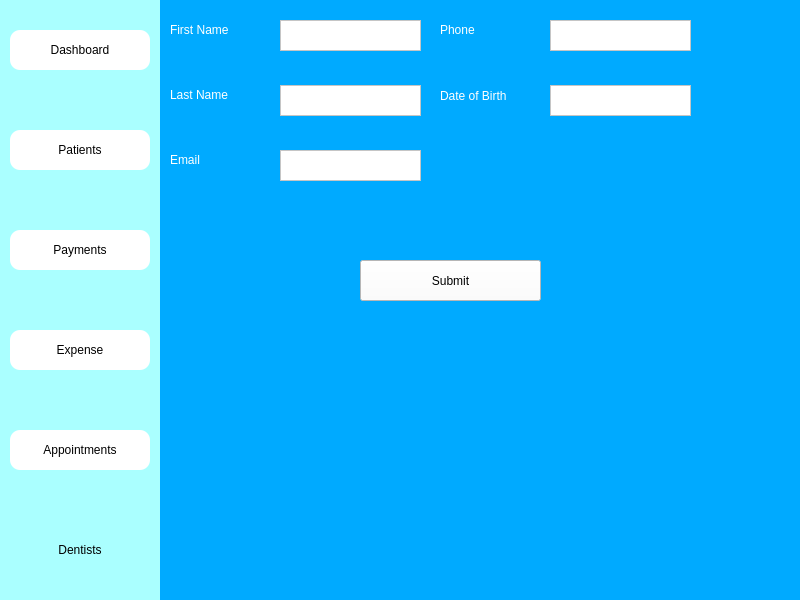
<?xml version="1.0" encoding="UTF-8"?>
<ui version="4.0">
 <class>Dialog</class>
 <widget class="QDialog" name="Dialog">
  <property name="geometry">
   <rect>
    <x>0</x>
    <y>0</y>
    <width>800</width>
    <height>600</height>
   </rect>
  </property>
  <property name="windowTitle">
   <string>Dialog</string>
  </property>
  <property name="styleSheet">
   <string notr="true">background-color: rgb(0, 170, 255);</string>
  </property>
  <widget class="QWidget" name="side_bar" native="true">
   <property name="geometry">
    <rect>
     <x>0</x>
     <y>0</y>
     <width>160</width>
     <height>600</height>
    </rect>
   </property>
   <property name="styleSheet">
    <string notr="true">background-color: rgb(170, 255, 255);</string>
   </property>
   <widget class="QPushButton" name="patient_btn">
    <property name="geometry">
     <rect>
      <x>10</x>
      <y>130</y>
      <width>140</width>
      <height>40</height>
     </rect>
    </property>
    <property name="styleSheet">
     <string notr="true">font: 12pt &quot;MS Shell Dlg 2&quot;;

border-top-left-radius:10px;
border-bottom-left-radius:10px;
border-top-right-radius:10px;
border-bottom-right-radius:10px;
background-color: rgb(255, 255, 255);</string>
    </property>
    <property name="text">
     <string>Patients</string>
    </property>
    <property name="icon">
     <iconset>
      <normaloff>../Medico_modern/patientdownload .png</normaloff>../Medico_modern/patientdownload .png</iconset>
    </property>
   </widget>
   <widget class="QPushButton" name="dash_btn">
    <property name="geometry">
     <rect>
      <x>10</x>
      <y>30</y>
      <width>140</width>
      <height>40</height>
     </rect>
    </property>
    <property name="styleSheet">
     <string notr="true">font: 12pt &quot;MS Shell Dlg 2&quot;;
background-color: rgb(255, 255, 255);
border-color: rgb(0, 0, 0);
border-top-left-radius:10px;
border-bottom-left-radius:10px;
border-top-right-radius:10px;
border-bottom-right-radius:10px;
border-bottom-color: rgb(0, 0, 0);
selection-color: rgb(255, 255, 255);</string>
    </property>
    <property name="text">
     <string>Dashboard</string>
    </property>
    <property name="icon">
     <iconset>
      <normaloff>../Medico_modern/dashboard.png</normaloff>../Medico_modern/dashboard.png</iconset>
    </property>
   </widget>
   <widget class="QPushButton" name="appointment_btn">
    <property name="geometry">
     <rect>
      <x>10</x>
      <y>430</y>
      <width>140</width>
      <height>40</height>
     </rect>
    </property>
    <property name="styleSheet">
     <string notr="true">font: 12pt &quot;MS Shell Dlg 2&quot;;
background-color: rgb(255, 255, 255);
border-top-left-radius:10px;
border-bottom-left-radius:10px;
border-top-right-radius:10px;
border-bottom-right-radius:10px;</string>
    </property>
    <property name="text">
     <string>Appointments</string>
    </property>
    <property name="icon">
     <iconset>
      <normaloff>../Medico_modern/appointmentdownload (1).png</normaloff>../Medico_modern/appointmentdownload (1).png</iconset>
    </property>
   </widget>
   <widget class="QPushButton" name="dentist_btn">
    <property name="geometry">
     <rect>
      <x>10</x>
      <y>530</y>
      <width>140</width>
      <height>40</height>
     </rect>
    </property>
    <property name="styleSheet">
     <string notr="true">font: 12pt &quot;MS Shell Dlg 2&quot;;

border-top-left-radius:10px;
border-bottom-left-radius:10px;
border-top-right-radius:10px;
border-bottom-right-radius:10px;</string>
    </property>
    <property name="text">
     <string>Dentists</string>
    </property>
    <property name="icon">
     <iconset>
      <normaloff>../Medico_modern/dentistimages.png</normaloff>../Medico_modern/dentistimages.png</iconset>
    </property>
   </widget>
   <widget class="QPushButton" name="expense_btn">
    <property name="geometry">
     <rect>
      <x>10</x>
      <y>330</y>
      <width>140</width>
      <height>40</height>
     </rect>
    </property>
    <property name="styleSheet">
     <string notr="true">font: 12pt &quot;MS Shell Dlg 2&quot;;
background-color: rgb(255, 255, 255);
border-top-left-radius:10px;
border-bottom-left-radius:10px;
border-top-right-radius:10px;
border-bottom-right-radius:10px;</string>
    </property>
    <property name="text">
     <string>Expense</string>
    </property>
    <property name="icon">
     <iconset>
      <normaloff>../Medico_modern/billingdownload (1).png</normaloff>../Medico_modern/billingdownload (1).png</iconset>
    </property>
   </widget>
   <widget class="QPushButton" name="payment_btn">
    <property name="geometry">
     <rect>
      <x>10</x>
      <y>230</y>
      <width>140</width>
      <height>40</height>
     </rect>
    </property>
    <property name="styleSheet">
     <string notr="true">font: 12pt &quot;MS Shell Dlg 2&quot;;

border-top-left-radius:10px;
border-bottom-left-radius:10px;
border-top-right-radius:10px;
border-bottom-right-radius:10px;
background-color: rgb(255, 255, 255);</string>
    </property>
    <property name="text">
     <string>Payments</string>
    </property>
    <property name="icon">
     <iconset>
      <normaloff>../Medico_modern/patientdownload .png</normaloff>../Medico_modern/patientdownload .png</iconset>
    </property>
   </widget>
  </widget>
  <widget class="QLabel" name="label">
   <property name="geometry">
    <rect>
     <x>170</x>
     <y>20</y>
     <width>101</width>
     <height>20</height>
    </rect>
   </property>
   <property name="styleSheet">
    <string notr="true">font: 14pt &quot;MS Shell Dlg 2&quot;;
color: rgb(255, 255, 255);</string>
   </property>
   <property name="text">
    <string>First Name</string>
   </property>
  </widget>
  <widget class="QTextEdit" name="add_fname">
   <property name="geometry">
    <rect>
     <x>280</x>
     <y>20</y>
     <width>141</width>
     <height>31</height>
    </rect>
   </property>
   <property name="styleSheet">
    <string notr="true">background-color: rgb(255, 255, 255);</string>
   </property>
  </widget>
  <widget class="QLabel" name="label_2">
   <property name="geometry">
    <rect>
     <x>170</x>
     <y>85</y>
     <width>101</width>
     <height>20</height>
    </rect>
   </property>
   <property name="styleSheet">
    <string notr="true">font: 14pt &quot;MS Shell Dlg 2&quot;;
color: rgb(255, 255, 255);</string>
   </property>
   <property name="text">
    <string>Last Name</string>
   </property>
  </widget>
  <widget class="QLabel" name="label_3">
   <property name="geometry">
    <rect>
     <x>170</x>
     <y>150</y>
     <width>101</width>
     <height>20</height>
    </rect>
   </property>
   <property name="styleSheet">
    <string notr="true">font: 14pt &quot;MS Shell Dlg 2&quot;;
color: rgb(255, 255, 255);</string>
   </property>
   <property name="text">
    <string>Email</string>
   </property>
  </widget>
  <widget class="QLabel" name="label_4">
   <property name="geometry">
    <rect>
     <x>440</x>
     <y>20</y>
     <width>101</width>
     <height>20</height>
    </rect>
   </property>
   <property name="styleSheet">
    <string notr="true">font: 14pt &quot;MS Shell Dlg 2&quot;;
color: rgb(255, 255, 255);</string>
   </property>
   <property name="text">
    <string>Phone</string>
   </property>
  </widget>
  <widget class="QLabel" name="label_5">
   <property name="geometry">
    <rect>
     <x>440</x>
     <y>85</y>
     <width>111</width>
     <height>21</height>
    </rect>
   </property>
   <property name="styleSheet">
    <string notr="true">font: 14pt &quot;MS Shell Dlg 2&quot;;
color: rgb(255, 255, 255);</string>
   </property>
   <property name="text">
    <string>Date of Birth</string>
   </property>
  </widget>
  <widget class="QTextEdit" name="add_lname">
   <property name="geometry">
    <rect>
     <x>280</x>
     <y>85</y>
     <width>141</width>
     <height>31</height>
    </rect>
   </property>
   <property name="styleSheet">
    <string notr="true">background-color: rgb(255, 255, 255);</string>
   </property>
  </widget>
  <widget class="QTextEdit" name="add_email">
   <property name="geometry">
    <rect>
     <x>280</x>
     <y>150</y>
     <width>141</width>
     <height>31</height>
    </rect>
   </property>
   <property name="styleSheet">
    <string notr="true">background-color: rgb(255, 255, 255);</string>
   </property>
  </widget>
  <widget class="QTextEdit" name="add_phone">
   <property name="geometry">
    <rect>
     <x>550</x>
     <y>20</y>
     <width>141</width>
     <height>31</height>
    </rect>
   </property>
   <property name="styleSheet">
    <string notr="true">background-color: rgb(255, 255, 255);</string>
   </property>
  </widget>
  <widget class="QTextEdit" name="add_dob">
   <property name="geometry">
    <rect>
     <x>550</x>
     <y>85</y>
     <width>141</width>
     <height>31</height>
    </rect>
   </property>
   <property name="styleSheet">
    <string notr="true">background-color: rgb(255, 255, 255);</string>
   </property>
  </widget>
  <widget class="QPushButton" name="pushButton">
   <property name="geometry">
    <rect>
     <x>360</x>
     <y>260</y>
     <width>181</width>
     <height>41</height>
    </rect>
   </property>
   <property name="styleSheet">
    <string notr="true">font: 14pt &quot;MS Shell Dlg 2&quot;;
background-color: rgb(255, 255, 255);</string>
   </property>
   <property name="text">
    <string>Submit</string>
   </property>
  </widget>
 </widget>
 <resources/>
 <connections/>
</ui>
